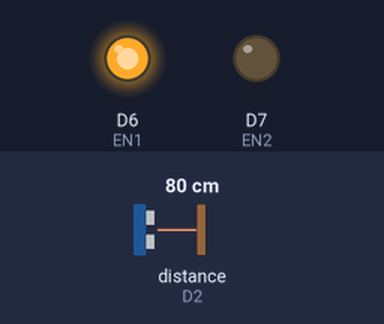
This sketch was run on a simulated ESP8266 (NodeMCU). Shown: output pins drawn as LEDs (lit = HIGH). Wiring (inferred from the names in the program): ultrasonic range finder: trigger D1; echo D2. The test bench sets the inputs (shaded band); at power-on: distance to the obstacle (sensor on D2) 80 cm. The echo pulse lasts 58.3 µs per cm; pins used as bus, display or sensor lines are not drawn.

Above: at 1.2 s.
1.3 s: distance to the obstacle (sensor on D2) set to 22 cm
2.8 s: distance to the obstacle (sensor on D2) set to 18 cm
At 4.0 s:
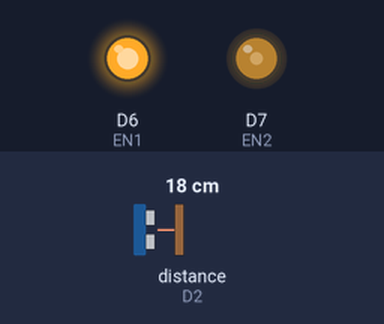
4.3 s: distance to the obstacle (sensor on D2) set to 15 cm
At 5.3 s:
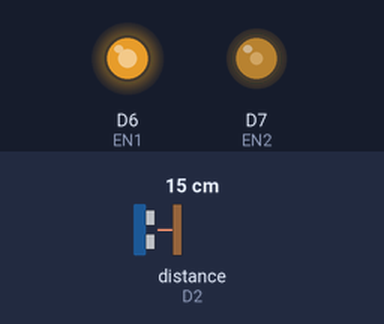
5.8 s: distance to the obstacle (sensor on D2) set to 13 cm
7.3 s: distance to the obstacle (sensor on D2) set to 10 cm
At 7.6 s:
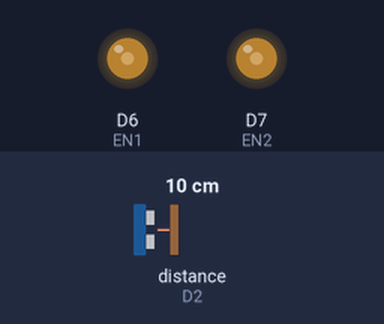
8.8 s: distance to the obstacle (sensor on D2) set to 35 cm
At 10.0 s:
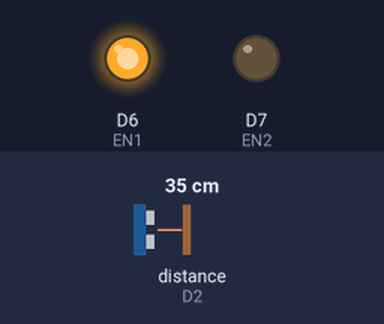
Timing chart, 0 to 11.3 s (numbered marks = the images above; inputs shaded):
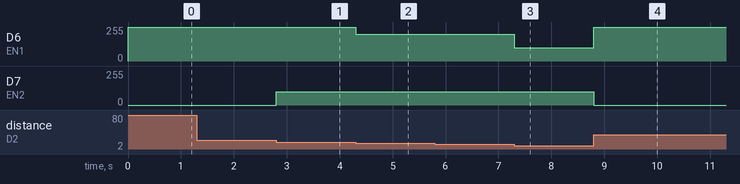

Measured:
- the behaviour switches between 20 and 19 cm on distance to the obstacle (sensor on D2) (found by bisection; images 0 and 1)
- the behaviour switches between 17 and 16 cm on distance to the obstacle (sensor on D2) (found by bisection; images 1 and 2)
- the behaviour switches between 12 and 11 cm on distance to the obstacle (sensor on D2) (found by bisection; images 2 and 3)
- after the input at 1.3 s, every drawn part: stays the same
- after the input at 2.8 s, D7 (EN2): 0/255 → 100/255 at once
- after the input at 4.3 s, D6 (EN1): 255/255 → 200/255 at once
- after the input at 5.8 s, every drawn part: stays the same
- after the input at 7.3 s, D6 (EN1): 200/255 → 100/255 at once
- after the input at 8.8 s, D6 (EN1): 100/255 → 255/255 at once; D7 (EN2): 100/255 → 0/255 at once

The sketch:

end.ino
```cpp
#include <ESP8266WiFi.h>
#define EN1 D6 // Enable PIN to control speed
#define EN2 D7
int x=0;
long duration=0;
const int trigP = D1; //D4
const int echoP = D2; //D3

int LS=0;
int RS=0;
void setup() {
 Serial.begin(115200);
 pinMode(EN1, OUTPUT);
 pinMode(EN2,OUTPUT);
 pinMode(trigP, OUTPUT); // Sets the trigPin as an Output
pinMode(echoP, INPUT);
 // Connect to WiFi network

}
void loop() {
 digitalWrite(trigP, LOW); // Makes trigPin low
delayMicroseconds(2); // 2 micro second delay
digitalWrite(trigP, HIGH); // tigPin high
delayMicroseconds(10); // trigPin high for 10 micro
digitalWrite(trigP, LOW);
duration = pulseIn(echoP, HIGH); //Read echo pin, time in

x= duration*0.034/2;
if(x>100)
{
  LS=1000;
  RS=1000;
}
 else
 {
 LS=1.64297009+0.25565121*x+0.79783941*x*x+100;//w0,w1,w2 for left
 RS=5.69131579+0.93955232*x+-0.06617865*x*x+100;//w0,w1,w2 for right
 }
 LS=LS-(LS%100);
 RS=RS-(RS%100);


 analogWrite(EN1,LS);
 analogWrite(EN2,RS);


}
```
